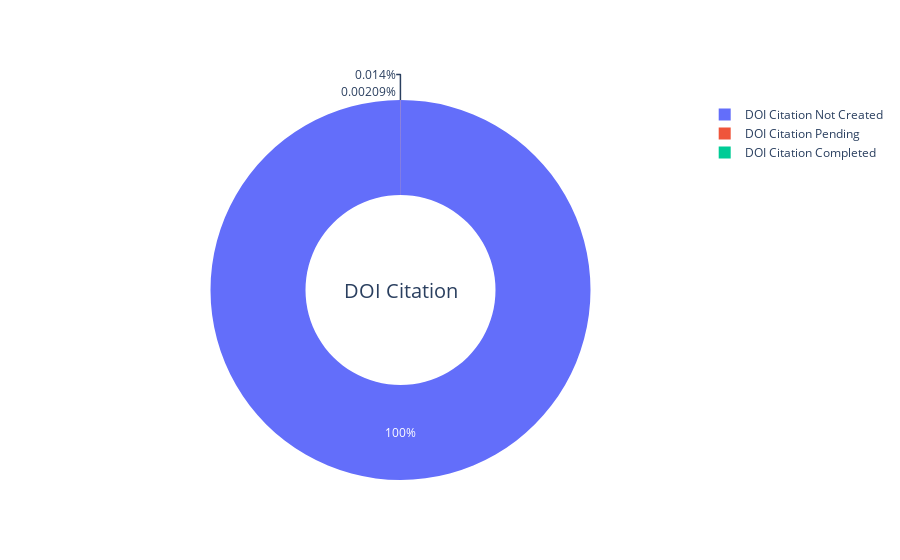

Notebook cell for this chart:
### Code cell
fig = make_doi_citation_created()
fig.show()

### Figure 1 — Plotly figure (JSON) as saved in the notebook; plotly's stock layout.template omitted (floating-point values rounded to 4 significant figures)
{"data": [{"hole": 0.5, "labels": ["DOI Citation Not Created", "DOI Citation Pending", "DOI Citation Completed"], "type": "pie", "values": [143292, 20, 3]}], "layout": {"annotations": [{"font": {"size": 20}, "showarrow": false, "text": "DOI Citation"}]}}
